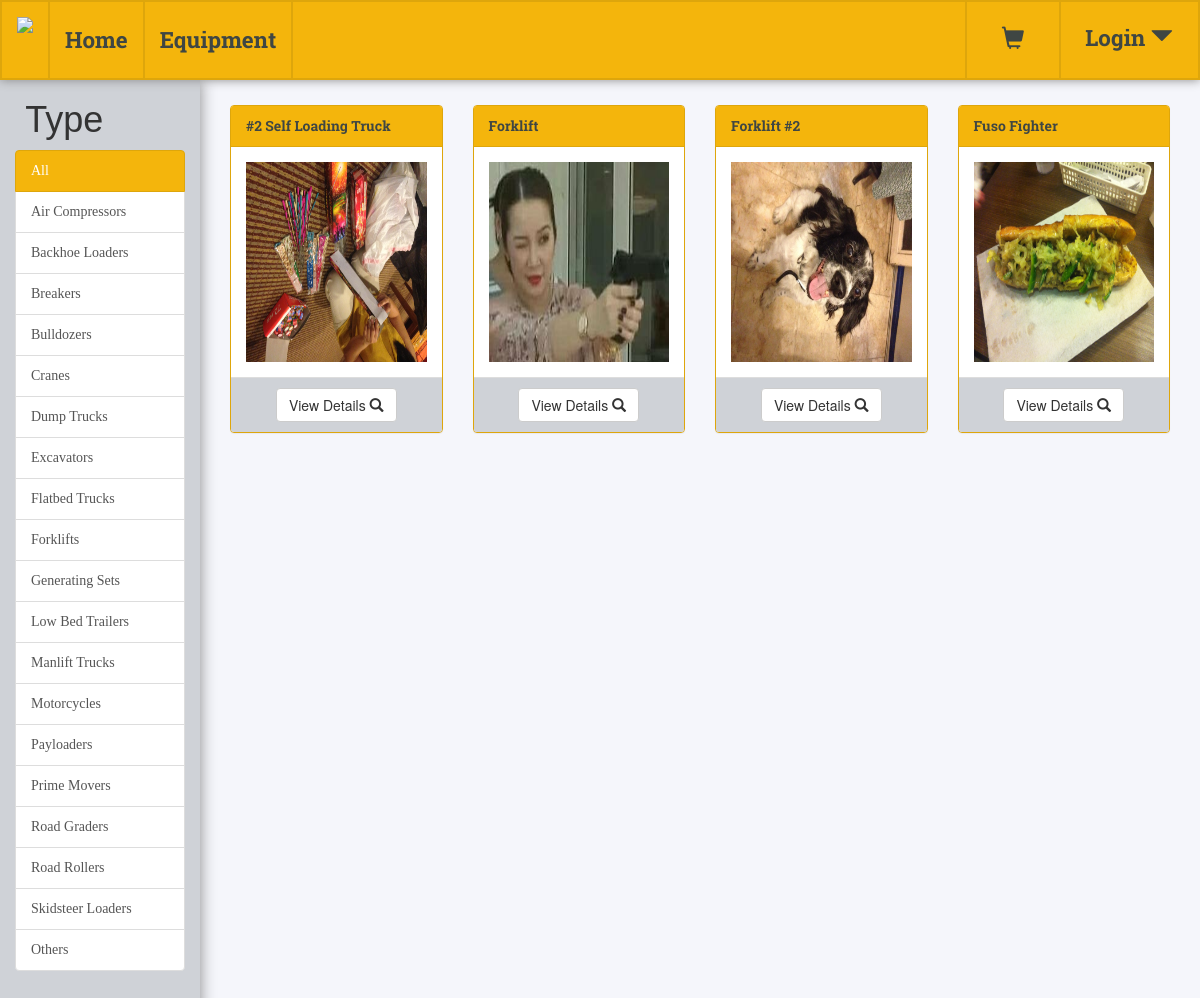
Screenshot of /equipment/ with the database file from the repository.
### equipment/models.py (models this page shows, shortened)
class Equipment(models.Model):
    brand = models.CharField(max_length=20)
    name = models.CharField(max_length=50)
    acquisition_cost = models.DecimalField(max_digits=12, decimal_places=2)
    acquisition_date = models.DateField()
    details = models.CharField(max_length=2000)
    TYPE_CODES = (
        ('AC', 'Air Compressor'),
        ('BL', 'Backhoe Loader'),
        ('BR', 'Breaker'),
        ('BD', 'Bulldozer'),
        ('CR', 'Crane'),
        ('DT', 'Dump Truck'),
        ('EX', 'Excavator'),
        ('FT', 'Flatbed Truck'),
        ('FL', 'Forklifts'),
        ('GS', 'Genarating Set'),
        ('LB', 'Low Bed Trailer'),
        ('MT', 'Manlift Truck'),
        ('MC', 'Motorcycle'),
        ('PL', 'Payloader'),
        ('PM', 'Prime Mover'),
        ('RG', 'Road Grader'),
        ('RR', 'Road Roller'),
        ('SL', 'Skidsteer Loader'),
        ('OT', 'Other'),
    )
    type = models.CharField(max_length=2, choices=TYPE_CODES)
    STATUS_CODES = (
        ('IE', 'In Engagement'),
        ('AV', 'Available'),
        ('UM', 'Under Maintenance'),
        ('US', 'Unserviceable'))
    status = models.CharField(max_length=2, choices=STATUS_CODES)
    hourly_service_rate = models.DecimalField(max_digits=12, decimal_places=2)
    image = models.ImageField(upload_to="equipmentimages", default='../media/equipmentimages/defaultequipment.png')

### equipment/views.py (the view)
def equipment_index(request):
    list_of_equipment = Equipment.objects.order_by('name')
    return render(request, 'equipments.html', {'equipment': list_of_equipment})

### rental/templatetags/templatetags.py (called while the page is built)
@register.inclusion_tag('cart.html')
def get_cart(request):
    cart = request.session.get('cart', [])
    equipment = Equipment.objects.filter(id__in=cart)
    return {'cart': equipment}

### equipment/templates/equipments.html (shortened to what this page needs)
<!DOCTYPE html>
<html lang="en">
<head>
    {% load staticfiles %}
    {% load humanize %}
    {% load templatetags %}
    <link rel="stylesheet" href="https://maxcdn.bootstrapcdn.com/bootstrap/3.3.7/css/bootstrap.min.css">
    <link rel="stylesheet"
          href="https://cdnjs.cloudflare.com/ajax/libs/bootstrap-datepicker/1.7.1/css/bootstrap-datepicker.css">
    <link rel="stylesheet"
          href="https://cdnjs.cloudflare.com/ajax/libs/bootstrap-datepicker/1.7.1/css/bootstrap-datepicker.min.css">
    <link rel="stylesheet" href="{% static 'css/global.css' %}">
	<link rel="stylesheet" href="{% static 'css/equipment.css'%}">
</head>
<body>
    <nav class="navbar navbar-fixed-top">
        <div class="container-fluid">
            <div class="navbar-header">
                <a class="navbar-brand" href="/">
                    <img style="height: 250%" src="{% static 'images/bormaheco.png' %}">
                </a>
            </div>
            <ul class="nav navbar-nav">
                <li><a href="{% url 'mainpage' %}" id="navlink">Home</a></li>
                <li><a href="{% url 'equipment:mainpage' %}" id="navlink">Equipment</a></li>
            </ul>
            <ul class="nav navbar-nav navbar-right">
                {% if request.user.is_superuser == False %}
                    <li>
                        <div class="dropdown">
                            <a id="cart" type="button" data-toggle="dropdown">
                                <span class="glyphicon glyphicon-shopping-cart"></span></a>
                        </div>
                    </li>
                {% endif %}
                {% if request.user.is_authenticated %}
                    <li>
                        <div class="dropdown">
                            <a class="dropdown-toggle" id="userbutton" type="button" data-toggle="dropdown">
                                {{ request.user.username }}
                                <span id="arrow" class="glyphicon glyphicon-triangle-bottom"></span>
                            </a>
                            <ul class="dropdown-menu">
                                {% if request.user.is_superuser %}
                                    <li><a href="{% url 'admin:index' %}">Admin Page</a></li>
                                {% endif %}
                                <li><a href="{% url 'logout' %}">Logout</a></li>
                            </ul>
                        </div></li>
                {% else %}
                    <li>
                        <div class="dropdown" id="logindiv">
                            <a class="dropdown-toggle" id="userbutton" type="button" data-toggle="dropdown">
                                Login
                                <span id="arrow" class="glyphicon glyphicon-triangle-bottom"></span>
                            </a>
                        </div></li>
                {% endif %}
            </ul>
        </div>
    </nav>
    <div class="row" id="pagebody">
        <div class="container-fluid">
            <div class="col-md-2" id="div2">
                <h1 id="filterheader">Type</h1>
                    <div class="list-group">
                        <a href="{% url 'equipment:filterequipment' types='AL' %}" class="list-group-item {% if types == 'AL'%}
                        active
                        {% elif types == null %}
                        active
                        {% endif %}">All</a>
                        <a href="{% url 'equipment:filterequipment' types='AC' %}" class="list-group-item ">Air Compressors</a>
                        <a href="{% url 'equipment:filterequipment' types='BL' %}" class="list-group-item ">Backhoe Loaders</a>
                        <a href="{% url 'equipment:filterequipment' types='BR' %}" class="list-group-item ">Breakers</a>
                        <a href="{% url 'equipment:filterequipment' types='BD' %}" class="list-group-item ">Bulldozers</a>
                        <a href="{% url 'equipment:filterequipment' types='CR' %}" class="list-group-item ">Cranes</a>
                        <a href="{% url 'equipment:filterequipment' types='DT' %}" class="list-group-item ">Dump Trucks</a>
                        <a href="{% url 'equipment:filterequipment' types='EX' %}" class="list-group-item ">Excavators</a>
                        <a href="{% url 'equipment:filterequipment' types='FT' %}" class="list-group-item ">Flatbed Trucks</a>
                        <a href="{% url 'equipment:filterequipment' types='FL' %}" class="list-group-item ">Forklifts</a>
                        <a href="{% url 'equipment:filterequipment' types='GS' %}" class="list-group-item ">Generating Sets</a>
                        <a href="{% url 'equipment:filterequipment' types='LB' %}" class="list-group-item ">Low Bed Trailers</a>
                        <a href="{% url 'equipment:filterequipment' types='MT' %}" class="list-group-item ">Manlift Trucks</a>
                        <a href="{% url 'equipment:filterequipment' types='MC' %}" class="list-group-item ">Motorcycles</a>
                        <a href="{% url 'equipment:filterequipment' types='PL' %}" class="list-group-item ">Payloaders</a>
                        <a href="{% url 'equipment:filterequipment' types='PM' %}" class="list-group-item ">Prime Movers</a>
                        <a href="{% url 'equipment:filterequipment' types='RG' %}" class="list-group-item ">Road Graders</a>
                        <a href="{% url 'equipment:filterequipment' types='RR' %}" class="list-group-item ">Road Rollers</a>
                        <a href="{% url 'equipment:filterequipment' types='SL' %}" class="list-group-item ">Skidsteer Loaders</a>
                        <a href="{% url 'equipment:filterequipment' types='OT' %}" class="list-group-item ">Others</a>
                    </div>
            </div>
            <div class="col-md-10" id="div3">
            {% if equipment.count == 0 %}
                <h1 class="text-center">No Results!</h1>
            {% else %}
                {% for unit in equipment %}
                    <div class="col-md-3">
                        <div class="panel panel-primary" id="equipment{{ unit.id }}">
                            <div class="panel-heading">{{ unit.name }}</div>
                            <div class="panel-body">
                                <div class="thumbnail">
                                    <img src="{% static unit.image.url %}" class="img-responsive"
                                 style="width:100%" alt="Image"></div>
                                </div>
                            <div class="panel-footer text-center"><button type="button" data-toggle="modal"
                                                                          data-target="#modal{{ unit.id }}"
                                                                          class="btn btn-default">View Details
                                <span class="glyphicon glyphicon-search">
                            </span></button></div>
                        </div>
                    </div>
                {% endfor %}
            {% endif %}
            </div>
        </div>
    </div>
</body>
</html>

### static/css/global.css (style rules this page uses)
body { margin: 0; background-color: #f5f6fb; }
nav.navbar-fixed-top { background-color: #F4B50C; height: 80px; box-shadow: 0 0 10px #888888; border: 2px; border-color: #DEA60C; border-style: solid; }
.navbar-nav > li > a#navlink { font-family: fontOne, serif; padding-top: 28px; padding-bottom: 28px; border-style: solid; border-width: 0 2px 0 2px; margin-right: -2px; border-color:#DEA60C; color: #3f4643; font-size: 1.6em; }
.dropdown { padding: 20px 0 24px 0; border-left-style: solid; border-color: #DEA60C; border-width: 2px; }
.navbar-nav > li > .dropdown > a#userbutton { color: #3F4643; padding: 21px 25px 24px 24px;; font-size: 1.6em; font-family: fontOne, serif; border-left-color: #DEA60C; text-decoration: none; }
.navbar-nav > li > .dropdown > a#cart { cursor: pointer; padding: 27px 35px; font-size: 1.6em; color: #3F4643; }

### static/css/equipment.css (style rules this page uses)
body { overflow-x: hidden; height: 100% }
html { height: 100% }
.container-fluid { height: 100% }
#pagebody { margin-top: 80px }
#div2 { background-color: #cfd2d7; height: 100%; font-family: fontThree, serif; box-shadow: 0 0 15px #888888; padding-bottom: 45px; }
#div2 h1 { padding-left: 6%; margin-bottom: 10px; font-family: fontThree, sans-serif; }
.panel-primary > .panel-heading, .panel-primary, .modal-header { border-color: #DEA60C; }
.panel-primary > .panel-heading, .modal-header { border-radius: 2.5px 2.5px 0 0; font-family: fontOne, serif; color: #3F4643; background-color: #F4B50C; }
.panel-primary > .panel-footer { background-color: #CFD2D7; }
.thumbnail { padding: 0; margin-bottom: 0; border: 0; }
.col-md-10 { margin-top: 25px; }
.thumbnail img { height: 200px; }
.list-group-item.active, .list-group-item.active:focus, .list-group-item.active:hover { background-color: #F4B50C; border-color: #DEA60C; }

### rows the page displays
Equipment: name "#2 Self Loading Truck", image (picture)
Equipment: name "Forklift", image (picture)
Equipment: name "Forklift #2", image (picture)
Equipment: name "Fuso Fighter", image (picture)
